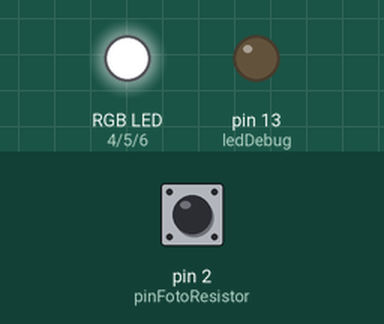
Bench run of a sketch on a simulated Arduino Uno, built with avr-gcc and run on an emulated ATmega328P. Shown: an RGB LED mixed from three pins (HIGH = lit), output pins drawn as LEDs (lit = HIGH). Inputs (shaded band) come from the test bench; at power-on: pin 2 (pinFotoResistor) LOW.

Above: at 1.2 s.
1.3 s: pin 2 (pinFotoResistor) driven HIGH
At 2.2 s:
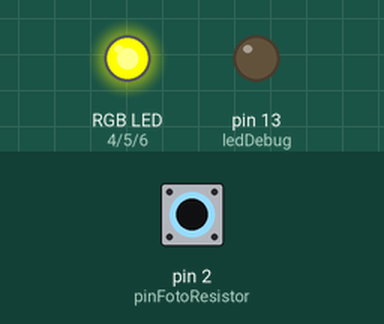
2.8 s: pin 2 (pinFotoResistor) pulsed LOW 5 times (0.12 s each, 0.3 s apart)
At 5.1 s:
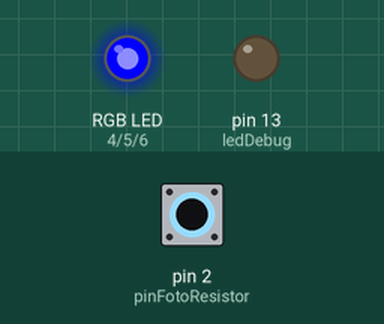
5.8 s: pin 2 (pinFotoResistor) pulsed LOW 2 times (0.12 s each, 0.3 s apart)
At 6.07 s:
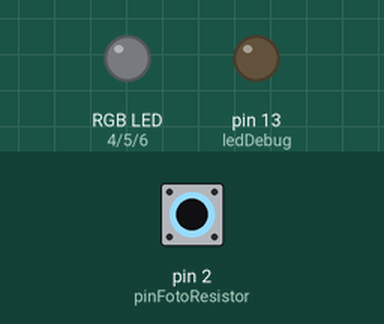
Timing chart, 0 to 8.8 s (numbered marks = the images above; inputs shaded):
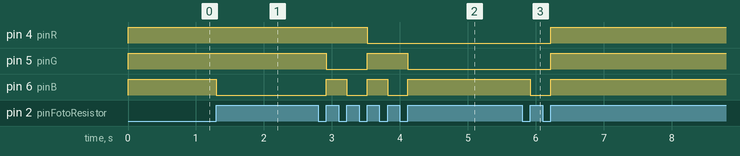

The sketch:

SensorPresencia_RBG.ino
```cpp
int pinFotoResistor = 2;
int pinR = 4;
int pinG = 5;
int pinB = 6;
int ledRGB[] = {pinR, pinG, pinB};
int binario[8][3] = { {1,1,1}, {1,1,0}, {1,0,1}, {1,0,0}, {0,1,1}, {0,1,0}, {0,0,1}, {0,0,0} };
int contador = 0;
int ledDebug = 13;


void setup() {
  pinMode(pinFotoResistor, INPUT);
  pinMode(pinR, OUTPUT);
  pinMode(pinG, OUTPUT);
  pinMode(pinB, OUTPUT);
  pinMode(ledDebug, OUTPUT);
  representarBinarioEnRGB();
  attachInterrupt(digitalPinToInterrupt(pinFotoResistor), aumentarContador, RISING);
}

void loop() {

}

void aumentarContador() {
  digitalWrite(ledDebug, true);
  contador++;
  if (contador > 7)
    contador = 0;
  contarEnRGB();
  digitalWrite(ledDebug, false);
}

void contarEnRGB() {
 representarBinarioEnRGB();
}

void representarBinarioEnRGB() {
  for (int i = 0; i < 3; i++)
    digitalWrite(ledRGB[i], binario[contador][i]);
}
```

Measured:
- after the input at 1.3 s, pin 6 (pinB): HIGH → LOW at once
- after the input at 2.8 s, pin 4 (pinR): HIGH → LOW after 0.72 s; pin 5 (pinG): HIGH → LOW after 0.12 s, → HIGH 0.60 s later, → LOW 0.60 s later; pin 6 (pinB): alternates HIGH for 0.30 s and LOW for 0.30 s, 5 changes in all, then stays HIGH, starting after 0.12 s
- after the input at 5.8 s, pin 4 (pinR), pin 5 (pinG): LOW → HIGH after 0.42 s; pin 6 (pinB): HIGH → LOW after 0.12 s, → HIGH 0.30 s later
